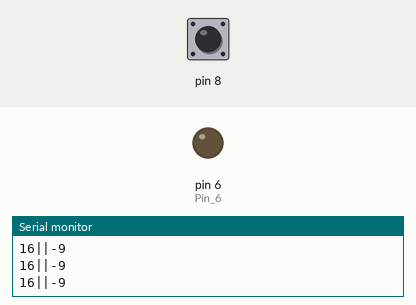
Bench run of a sketch on a simulated Arduino Uno, built with avr-gcc and run on an emulated ATmega328P. On the bench: output pins drawn as LEDs (lit = HIGH), the last lines printed to the serial monitor. Dashed ring = blinking. The inputs (shaded band) are chosen by the test bench; at power-on: pin 8 HIGH.

Above: at 1.2 s.
1.3 s: pin 8 pulled LOW for 1 s
At 2.1 s:
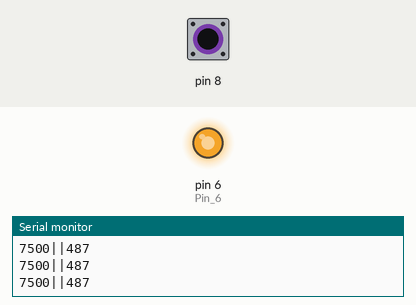
3.8 s: pin 8 pulled LOW for 3.2 s
At 7.5 s:
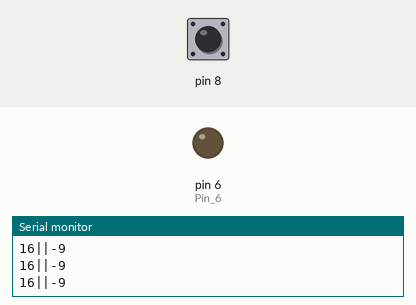
8.5 s: pin 8 pulled LOW for 0.15 s
At 8.58 s:
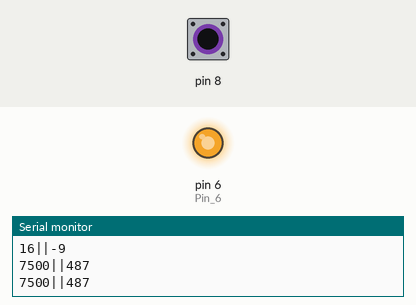
11.6 s: pin 8 pulsed LOW 5 times (0.12 s each, 0.3 s apart)
At 11.96 s:
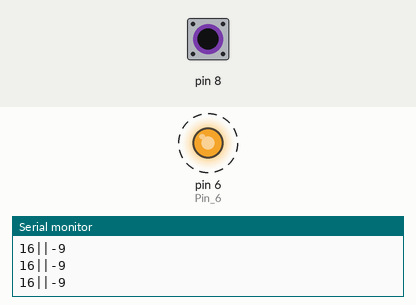
Timing chart, 0 to 14.6 s (numbered marks = the images above; inputs shaded):
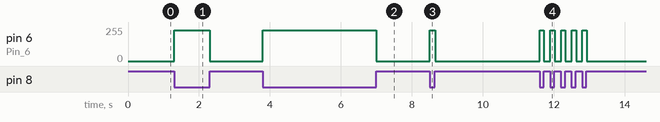

The sketch:

LED.ino
```cpp
#include <CapacitiveSensor.h>

CapacitiveSensor   cs_4_8 = CapacitiveSensor(4,8); // Resitencia de 1M entre pines 4 y 8. Pin 8 es sensorTacto
//1M resistor between pins 4 & 8, pin 8 is sensor pin, add a wire and or foil

void setup()
{
  cs_4_8.set_CS_AutocaL_Millis(0xFFFFFFFF);// turn off autocalibrate on channel 1 - just as an example
  Serial.begin(9600);
  pinMode(6,OUTPUT); // Pin 6 (pwm) es LED

}

void loop()
{
  long sensorTacto =  cs_4_8.capacitiveSensor(50);
  long valLED = 0;

  valLED = map(sensorTacto, 160, 4000, 0 , 255);
  //delay(100);

  if (sensorTacto > 160){
    analogWrite(6,valLED);

  }
  else{
    analogWrite(6,0);
  }

  Serial.print(sensorTacto);  // imprime sensorTacto
  // print sensor output
  Serial.print("||");

  Serial.println(valLED); // imprime valLED
  // print valLED

}
```

Measured:
- after the input at 1.3 s, pin 6 (Pin_6): 0/255 → 231/255 at once, → 0/255 1.0 s later
- after the input at 3.8 s, pin 6 (Pin_6): 0/255 → 231/255 at once, → 0/255 3.2 s later
- after the input at 8.5 s, pin 6 (Pin_6): 0/255 → 231/255 at once, → 0/255 0.16 s later
- after the input at 11.6 s, pin 6 (Pin_6): alternates 231/255 for 0.13 s and 0/255 for 0.17 s, 10 changes in all, then stays 0/255, starting at once
